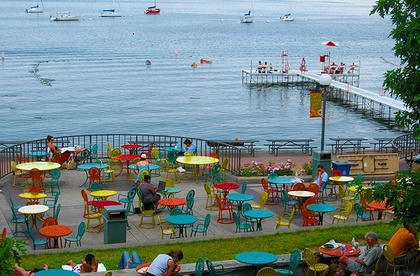
%> input picture union-terrace.jpg, 420 x 276 px, shrunk from 500 x 328 before the run
$ octave --eval "result = horizontal_seam(imread('union-terrace.jpg'));"   (GNU Octave 9; MATLAB toolbox functions it lacks are replaced by stand-ins)
%> lines starting %> are read from the running program, lines starting %| are printed output that depends on the picture
### imenergy.m
function E = imenergy(I)

    Idouble = im2double(I);

    Igray = double(rgb2gray(Idouble));
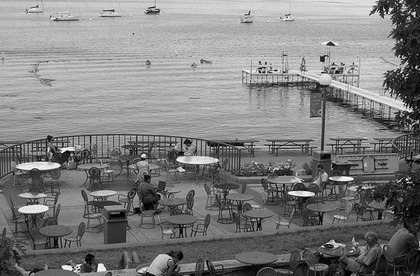
%> Igray: size 276x420 double; min 0, max 0.998, mean 0.498

    [Gmag, Gdir] = imgradient(Igray);
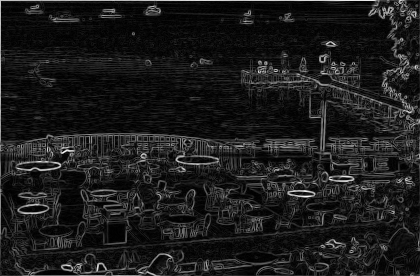
%> Gmag: size 276x420 double; min 1.11e-16, max 3.81, mean 0.424; drawn with min black and max white
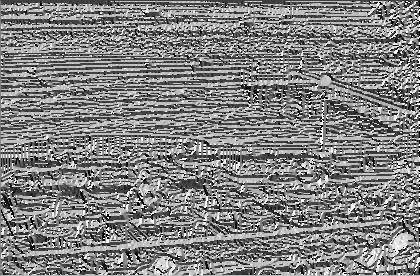
%> Gdir: size 276x420 double; min -180, max 180, mean 2.7; drawn with min black and max white

    E = Gmag;

end

### horizontal_seam.m
function S = horizontal_seam(I)

    I = imenergy(I);
    %sum(I)
	cEnergy = zeros(size(I, 1), size(I, 2));
	Vectors = zeros(size(I, 1), size(I, 2));
	[rows cols]=size(I);
%> rows = 276; cols = 420

    cEnergy(:,1)=I(:,1);
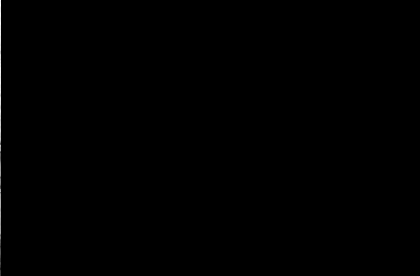
%> cEnergy: size 276x420 double; min 0, max 3.05, mean 0.00494; drawn with min black and max white

    for i=2:cols
        for j=1:rows
            vector = 0;
            if j-1<1
                [cEnergy(j,i),m]= min([cEnergy(j,i-1),cEnergy(j+1,i-1)]);
                cEnergy(j,i)=cEnergy(j,i)+I(j,i);
                if m==1
                    vector=0;
                else
                    vector=1;
                end
            elseif j+1>rows
                [cEnergy(j,i),m]= min([cEnergy(j,i-1),cEnergy(j-1,i-1)]);
                cEnergy(j,i)=cEnergy(j,i)+I(j,i);
                if m==1
                    vector=0;
                else
                    vector=-1;
                end
            else
                [cEnergy(j,i),m]= min([cEnergy(j-1,i-1),cEnergy(j,i-1),cEnergy(j+1,i-1)]);
                cEnergy(j,i)=cEnergy(j,i)+I(j,i);
                if m==1
                    vector=-1;
                elseif m==2
                    vector=0;
                else
                    vector=1;
                end
            end
            Vectors(j, i) = vector;
        end
    end
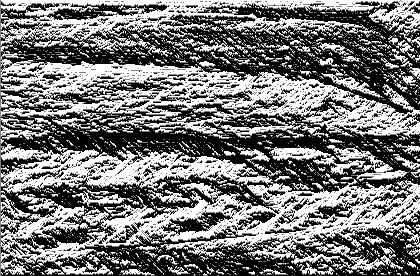
%> Vectors: size 276x420 double; min -1, max 1, mean -0.0565; drawn with min black and max white
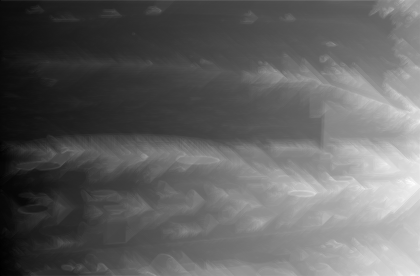
%> cEnergy: size 276x420 double; min 0.275, max 54.26, mean 20.9; drawn with min black and max white
%> after the loop, m = 2

    tempIndex = 1;
    col = size(I, 2);
%> col = 420
    minEnergy = cEnergy(1, col);
%> minEnergy = 33.77
    for row = 1:size(I, 1)
        if(cEnergy(row, col) < minEnergy)
            minEnergy = cEnergy(row, col);
            tempIndex = row;
        end
    end
%> this loop made 276 passes
%> minEnergy on passes 15, 16, 17, 19, 20, 21, 22, 23, 24, 28: 33.62, 32.8, 31.96, 30.43, 30, 29.92, 29.72, 29.64, 29.49, 29.41

    S = zeros(1, size(I, 2));
    currIndex = tempIndex;
%> currIndex = 28
    for col = size(I, 2):-1:1
        S(col) = currIndex;
        currIndex = currIndex + Vectors(currIndex, col);
    end
%> this loop made 420 passes
%> currIndex on passes 1 to 3: 29, 29, 28
%> after the loop, S = 420 values, max 45 at index 1, min 4 at index 246, mean 21.96; currIndex = 45
%> `result = horizontal_seam(imread('union-terrace.jpg'));`: result has the same summary as S in horizontal_seam
    % This used to test 2b
    % saveas(imagesc(cEnergy), 'wang.2b.jpg');

end
